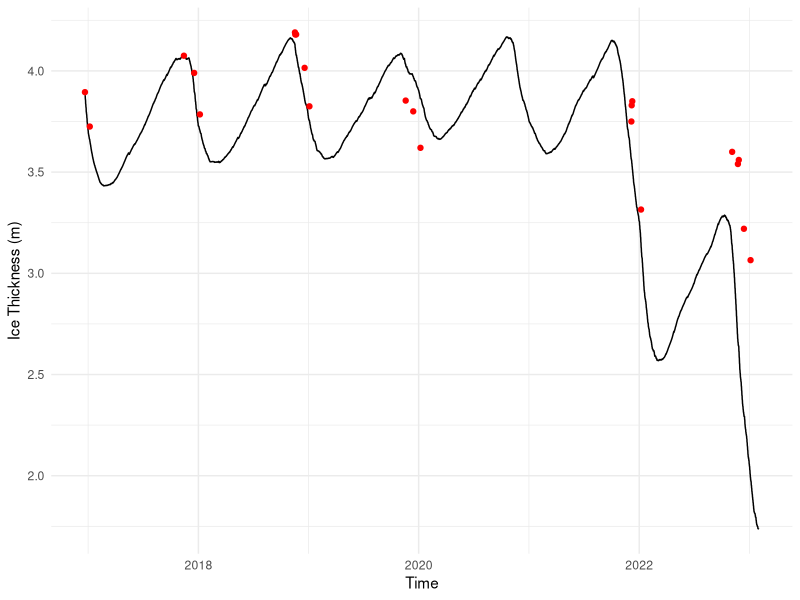
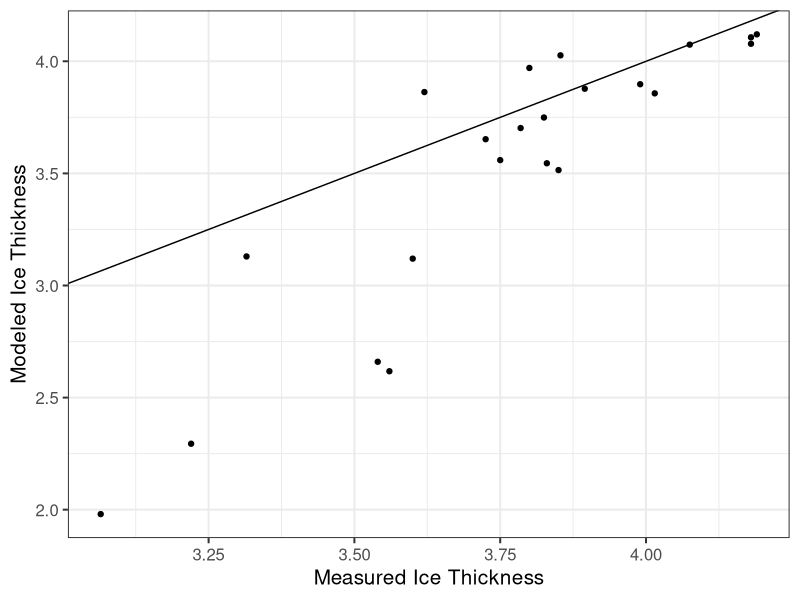
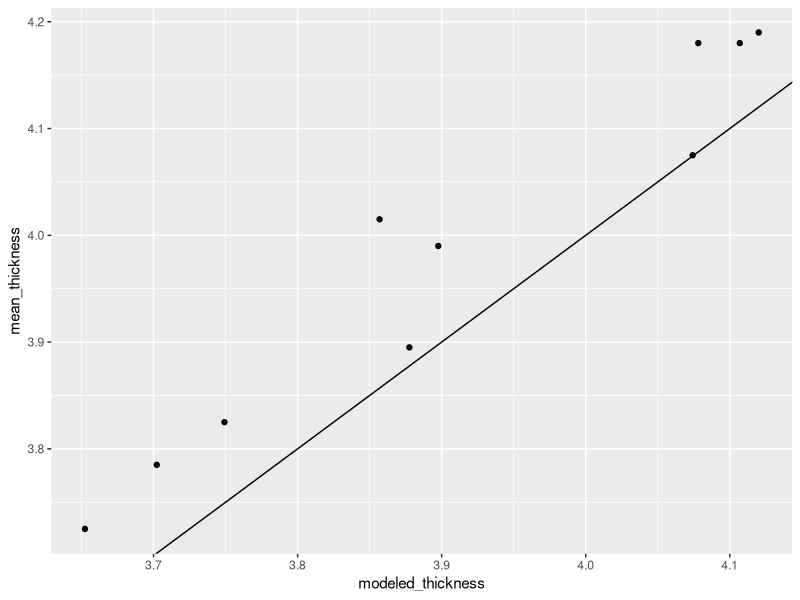
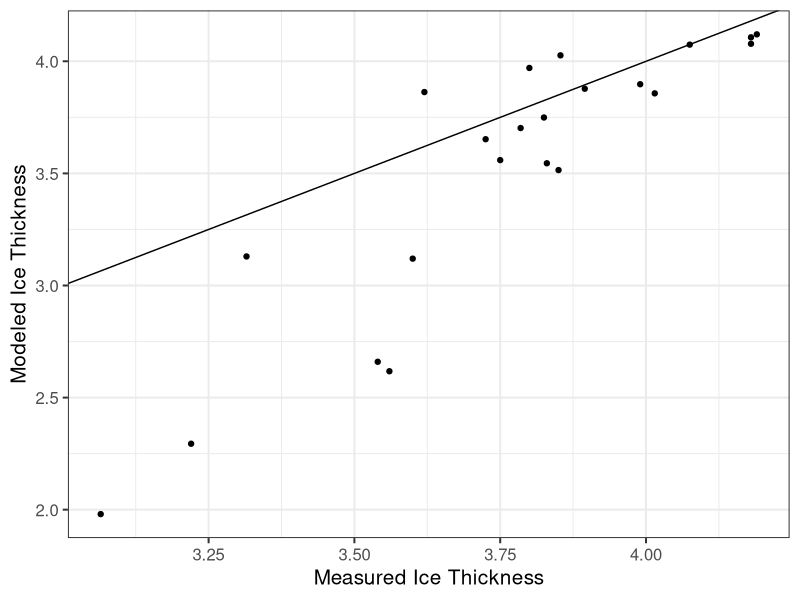

Reproduce these figures in R, in order.
########## Thermal Diffusion Model Result Interpretation #########
library(tidyverse)

setwd("/Users/charliedougherty/Documents/R-Repositories/MCM-LTER-MS")

# load file
GEE_corrected <- read_csv("data/thermal diffusion model data/model_outputs/GEE_output_corrected_20250302.csv") |> 
  group_by(time) |> 
  summarize(thickness = max(thickness)) |> 
  mutate(time = ymd_hms(time)) |> 
  filter(time < "2023-02-01")

# ice thickness data
ice_thick <- read_csv("data/lake ice/mcmlter-lake-ice_thickness-20230726 (1).csv") |>
  mutate(date_time = mdy_hm(date_time), 
         z_water_m = z_water_m*-1) |> 
  filter(lake == "East Lake Bonney", 
         ) |> 
  filter(date_time > "2016-12-01" & date_time < "2025-02-01") |> 
  group_by(date_time) |> 
  summarize(mean_thickness = mean(z_water_m, na.rm = T))

# plot modeled ice thickness against the measured thickness
ggplot() + 
  geom_line(data = GEE_corrected, aes(x = time, y = thickness)) + 
  geom_point(data = ice_thick, aes(x = date_time, y = mean_thickness), color = "red") +
  xlab("Time") + ylab("Ice Thickness (m)") + 
  theme_minimal()

# sum model output to a daily average, to compare to measured ice thickness
# goal here is to see how large the gap is between modeled data and measured data 

modeled_daily <- GEE_corrected |> 
  mutate(time = ymd_hms(time), 
         date_time = date(time)) |> 
  group_by(date_time) |> 
  summarize(modeled_thickness = mean(thickness))

### join two datasets together to compare dates
comp <- ice_thick |> 
  left_join(modeled_daily, by = join_by(date_time))

#plot modeled and measured against each other
ggplot(comp, aes(mean_thickness, modeled_thickness)) + 
  geom_point() + 
  geom_abline() + 
  xlab("Measured Ice Thickness") + ylab("Modeled Ice Thickness") + 
  theme_bw(base_size = 15)

ggsave(filename = "plots/manuscript/chapter 2/modeledice_vs_measuredice.png", 
       width = 8, height = 6, dpi = 700)


thickness_pivot <- comp |> 
  pivot_longer(cols = c(modeled_thickness, mean_thickness), 
               names_to = "measurement_type", values_to = "thickness") |> 
  select(date_time, measurement_type, thickness)

# plot output to confirm join worked
#ggplot(thickness_pivot, aes(date_time, thickness, color = measurement_type)) +
#  geom_()

##### what is the R squared for the entire model

linear_model = lm(modeled_thickness ~mean_thickness, data = comp)

summary(linear_model)

# r_squared for the entire data is -0.04872 VERY BAD


# what if you remove data past 2022, when the longwave data gets particularly bad
comp2 <- comp |> 
  filter(date_time < "2019-05-01")

lin_model_filtered = lm(modeled_thickness ~mean_thickness, data = comp2)
summary(lin_model_filtered)

## if you ignore data past 2021, the r_squared value is 0.87. If you include 

ggplot(comp2, aes(modeled_thickness, mean_thickness)) + 
  geom_point() + 
  geom_abline()
